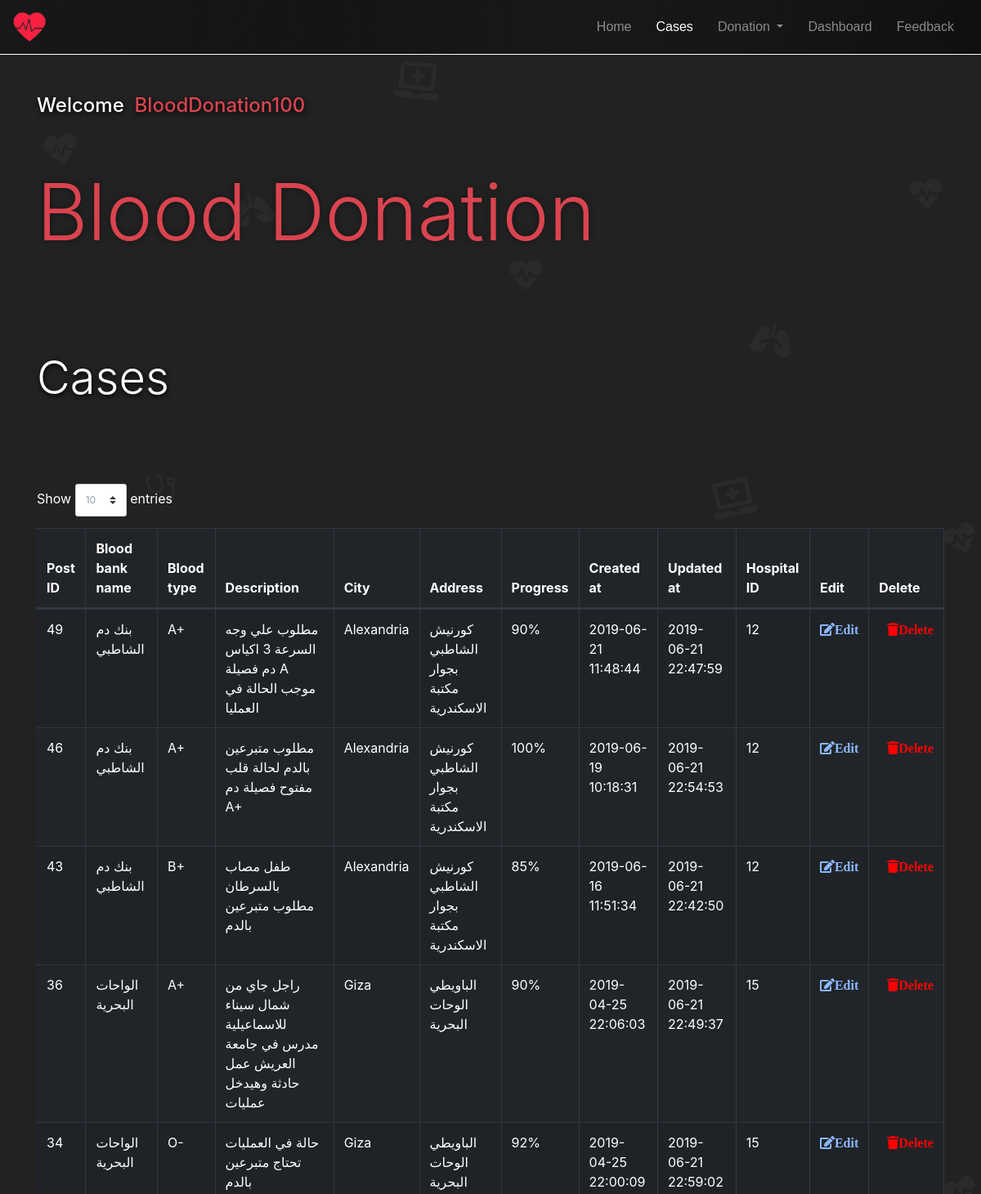
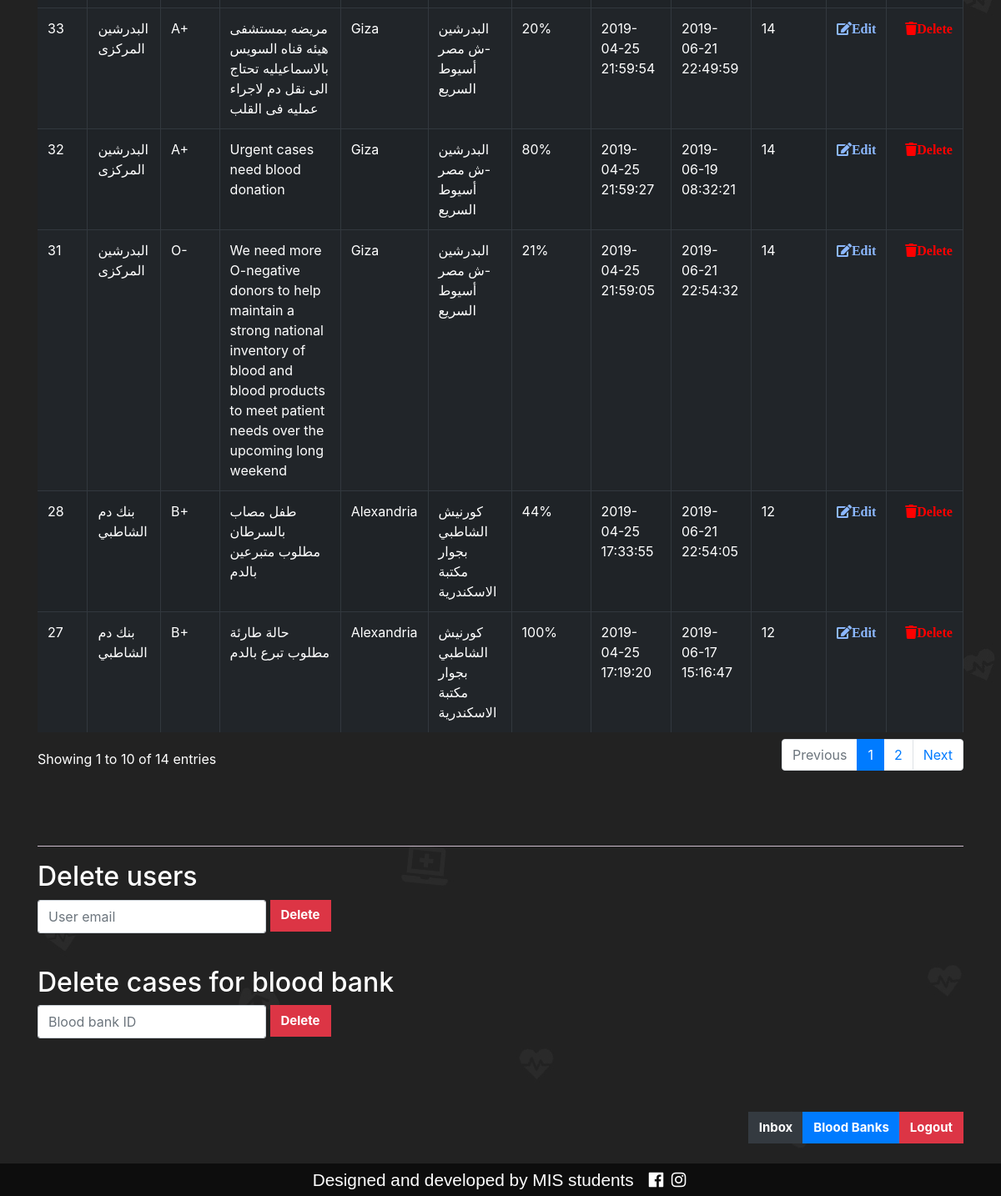
/Admin_cases.php (signed in), run on the app's committed database (2 pictures, top to bottom).
### tables this page shows
CREATE TABLE IF NOT EXISTS `post` (
  `id` int(11) NOT NULL AUTO_INCREMENT,
  `hospital_admin_id` int(11) NOT NULL,
  `blood_bank_name` varchar(255) NOT NULL,
  `address` varchar(255) NOT NULL,
  `blood_type` varchar(11) NOT NULL,
  `donation_location` varchar(255) NOT NULL,
  `description` varchar(255) NOT NULL,
  `progress` int(11) NOT NULL DEFAULT '0',
  `visible` varchar(20) NOT NULL DEFAULT '0',
  `created_at` timestamp NOT NULL DEFAULT CURRENT_TIMESTAMP,
  `updated_at` timestamp NULL DEFAULT NULL,
  PRIMARY KEY (`id`),
  KEY `hospital_admin_id` (`hospital_admin_id`)
);

### Admin_cases.php (the view, shortened to what this page needs)
<?php
$user = $_SESSION["user_info1"];
$userNameAdminstrator= $user["Name"];
include'header.php';
?>
<div class="container subTitleShadow ">
  <h4> Welcome &nbsp;<div class="welcomeColor d-inline-block wow animated zoomIn" data-wow-duration="1s" data-wow-delay="0s"><?php echo $userNameAdminstrator ?></div></h4>
</div>
<div class="container display-1 bloodDTEXT bloodTextSM titleShadow">
    <p>Blood Donation</p>
</div>
<br />
<br />
<br />
<br />
<div class="container display-4 subTitleShadow">Cases</div>
<br />
<br />
<br />
<br />
<div class="container">
    <table id="cases" class="table table-striped table-bordered table-hover table-dark" style="width:100%">
        <thead>
            <tr>
                <th>Post ID</th>
                <th>Blood bank name</th>
                <th>Blood type</th>
                <th>Description</th>
                <th>City</th>
                <th>Address</th>
                <th>Progress</th>
                <th>Created at</th>
                <th>Updated at</th>
                <th>Hospital ID</th>
                <th>Edit</th>
                <th>Delete</th>
            </tr>
        </thead>
        <tbody>
            <?php
        $cn = mysqli_connect("localhost" ,"root","","blood_donation");
                    mysqli_set_charset($cn,"utf8");
        $rslt = mysqli_query($cn , "select  id , blood_bank_name , address , blood_type, donation_location , description, progress, created_at, updated_at , hospital_admin_id from post ORDER BY id DESC");
        while($row = mysqli_fetch_row($rslt))
        {
          ?>
            <tr>
                <td><?php echo $row[0]?></td>
                <td><?php echo $row[1]?></td>
                <td><?php echo $row[3]?></td>
                <td><?php echo $row[5]?></td>
                <td><?php echo $row[4]?></td>
                <td><?php echo $row[2]?></td>
                <td><?php echo $row[6] . "%" ?></td>
                <td><?php echo $row[7]?></td>
                <td><?php echo $row[8]?></td>
                <td><?php echo $row[9]?></td>
                <td><a href="edit_post.php?postID=<?php echo $row[0]?>" class="fas fa-edit editIcon">Edit</a></td>
                <td><a href="delete_post.php?postID=<?php echo $row[0]?>" class="fas fa-trash trashIcon">Delete</a></td>
            </tr>
            <?php
        }
      ?>
        </tbody>
    </table>
</div>
<br />
<br />
<br />
<div class="container">
<hr />
<h2>Delete users</h2>
<form action="delete_userByEmail.php" method="POST">
        <div class="form-group d-inline-block">
            <input type="email" class="form-control" id="userEmailDelete" placeholder="User email" name="userEmailDelete" required>
        </div>
        <button type="submit" class="btn btn-danger d-inline-block submitPadding" id="submit" name="submit">Delete</button>
        <br />
        <br />
    </form>
<h2>Delete cases for blood bank</h2>
<form action="deleteBloodBankCases.php" method="POST">
        <div class="form-group d-inline-block">
            <input type="number" class="form-control" id="bloodBankCasesDelete" placeholder="Blood bank ID" name="bloodBankCasesDelete" required>
        </div>
        <button type="submit" class="btn btn-danger d-inline-block submitPadding" id="submit" name="submit">Delete</button>
        <br />
        <br />
    </form>
</div>
<br />
<br />
<div class="container buttonsForAdmins  d-flex justify-content-end">
<div class="btn-group">
  <button onclick="location.href='inbox.php'" type="button" class="btn btn-dark">Inbox</button>
  <button onclick="location.href='Admin_bloodBanks.php'" type="button" class="btn btn-primary">Blood Banks</button>
  <button onclick="location.href='bloodbank_logout.php'" type="button" class="btn btn-danger">Logout</button>
</div>
</div>
<br />
<?php include'footer.php';  ?>

### style.css (style rules this page uses)
body { margin: 0; width: 100%; }
body, html { overflow: auto; background-image: url(Media/backgroundIcons.jpg); background-color: #222; color: #fff; }
.bloodDTEXT { color: #da444f; }
@media (min-width: 767px) { .bloodDTEXT { padding-top: 50px; } }
.form-control { height: 40px; box-shadow: none; color: #969fa4; }
.form-control, .btn { border-radius: 3px; }
.form-control, .btn { min-height: 38px; }
.btn { font-size: 15px; font-weight: bold; border-radius: 0; }
hr { display: block; height: 1px; border: 0; border-top: 1px solid #cbc; margin: 1em 0; padding: 0; }
.subTitleShadow { text-shadow: 1px 2px 6px #000; }
.titleShadow { text-shadow: 0px 0px 8px rgba(0, 0, 0, 0.4); }
.editIcon { color: #8cb8ff; }
.trashIcon { color: #ff0000; padding-left: 10px; }
.welcomeColor { color: #da444f; }
.submitPadding { margin-bottom: 5px; }

### data on the page
post: id "49", blood_bank_name "بنك دم الشاطبي", blood_type "A+", description "مطلوب علي وجه السرعة 3 اكياس دم فصيلة A موجب الحالة في العمليا", donation_location "Alexandria", address "كورنيش الشاطبي بجوار مكتبة الاسكندرية", progress "90", created_at "2019-06-21 11:48:44", updated_at "2019-06-21 22:47:59", hospital_admin "12"
post: id "46", blood_bank_name "بنك دم الشاطبي", blood_type "A+", description "مطلوب متبرعين بالدم لحالة قلب مفتوح فصيلة دم A+", donation_location "Alexandria", address "كورنيش الشاطبي بجوار مكتبة الاسكندرية", progress "100", created_at "2019-06-19 10:18:31", updated_at "2019-06-21 22:54:53", hospital_admin "12"
post: id "43", blood_bank_name "بنك دم الشاطبي", blood_type "B+", description "طفل مصاب بالسرطان مطلوب متبرعين بالدم", donation_location "Alexandria", address "كورنيش الشاطبي بجوار مكتبة الاسكندرية", progress "85", created_at "2019-06-16 11:51:34", updated_at "2019-06-21 22:42:50", hospital_admin "12"
post: id "36", blood_bank_name "الواحات البحرية", blood_type "A+", description "راجل جاي من شمال سيناء للاسماعيلية مدرس في جامعة العريش عمل حادثة وهيدخل عمليات", donation_location "Giza", address "الباويطي الوحات البحرية", progress "90", created_at "2019-04-25 22:06:03", updated_at "2019-06-21 22:49:37", hospital_admin "15"
post: id "34", blood_bank_name "الواحات البحرية", blood_type "O-", description "حالة في العمليات تحتاج متبرعين بالدم", donation_location "Giza", address "الباويطي الوحات البحرية", progress "92", created_at "2019-04-25 22:00:09", updated_at "2019-06-21 22:59:02", hospital_admin "15"
post: id "33", blood_bank_name "البدرشين المركزى", blood_type "A+", description "مريضه بمستشفى هيئه قناه السويس بالاسماعيليه تحتاج الى نقل دم لاجراء عمليه فى القلب", donation_location "Giza", address "البدرشين -ش مصر أسيوط السريع", progress "20", created_at "2019-04-25 21:59:54", updated_at "2019-06-21 22:49:59", hospital_admin "14"
post: id "32", blood_bank_name "البدرشين المركزى", blood_type "A+", description "Urgent cases need blood donation", donation_location "Giza", address "البدرشين -ش مصر أسيوط السريع", progress "80", created_at "2019-04-25 21:59:27", updated_at "2019-06-19 08:32:21", hospital_admin "14"
post: id "31", blood_bank_name "البدرشين المركزى", blood_type "O-", description "We need more O-negative donors to help maintain a strong national inventory of blood and blood products to meet patient needs over the upcoming long weekend", donation_location "Giza", address "البدرشين -ش مصر أسيوط السريع", progress "21", created_at "2019-04-25 21:59:05", updated_at "2019-06-21 22:54:32", hospital_admin "14"
post: id "28", blood_bank_name "بنك دم الشاطبي", blood_type "B+", description "طفل مصاب بالسرطان مطلوب متبرعين بالدم", donation_location "Alexandria", address "كورنيش الشاطبي بجوار مكتبة الاسكندرية", progress "44", created_at "2019-04-25 17:33:55", updated_at "2019-06-21 22:54:05", hospital_admin "12"
post: id "27", blood_bank_name "بنك دم الشاطبي", blood_type "B+", description "حالة طارئة مطلوب تبرع بالدم", donation_location "Alexandria", address "كورنيش الشاطبي بجوار مكتبة الاسكندرية", progress "100", created_at "2019-04-25 17:19:20", updated_at "2019-06-17 15:16:47", hospital_admin "12"

### other printed values
$userNameAdminstrator "BloodDonation100"
